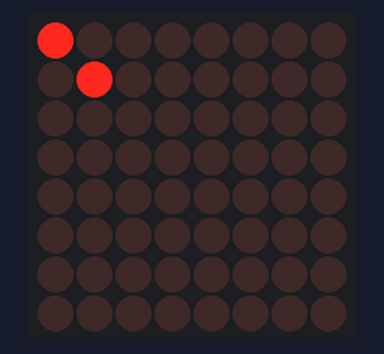
Simulated run of this sketch. Board: Arduino Uno, built with avr-gcc and run on an emulated ATmega328P. On the bench: 8×8 LED matrix.

Above: at 0.3 s.
At 0.9 s:
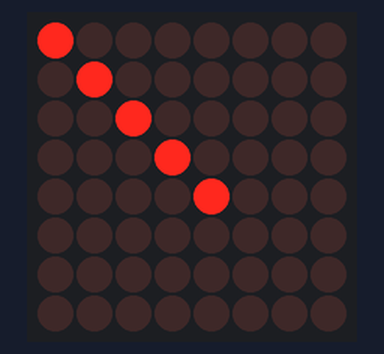
At 1.5 s:
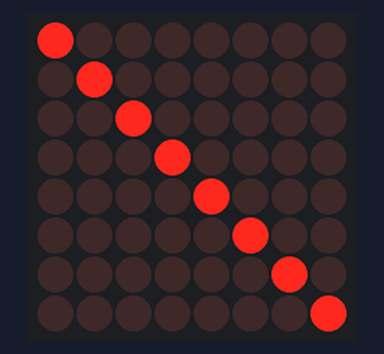
At 2.3 s:
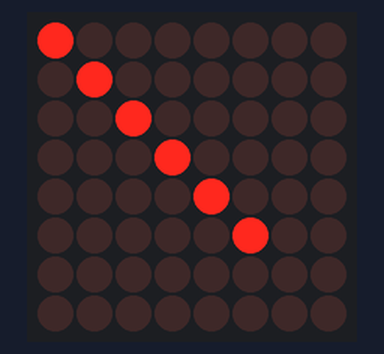
At 2.9 s:
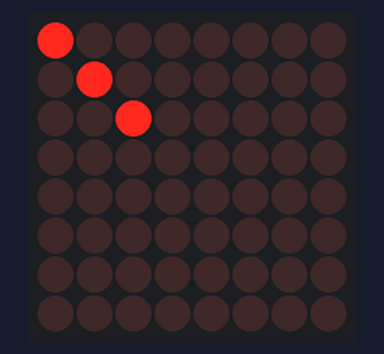
At 3.4 s:
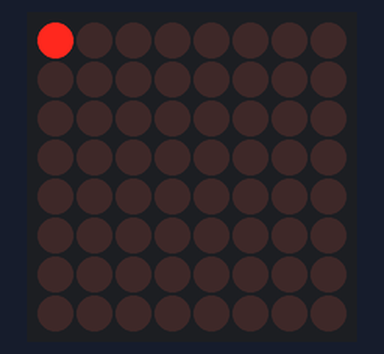

Measured:
- by itself, everything shown: repeats every 3.4 s, in 14 steps
- what the display in image 2 shows lasts 0.6 s, from 1.4 s to 2.0 s
- what the display in image 5 shows lasts 0.4 s, from 3.2 s to 3.6 s

The sketch:

LedControle_Led_matrice.ino
```cpp
/*************************** PLAISIR ARDUINO ***************************
 *********************** MATRCICE 8x8 et MAX7219 ***********************
  Le 18/10/2016. http://plaisirarduino.fr/

    Dans ce programme nous utiliserons la bibliothèque "ledControl.h" pour
    expoloiter un afficheur à leds matricielle au travers d'un decodeur.

    *************** Matériels ***************
    µ Arduino UNO. https://www.arduino.cc/
    Décodeur MAX7219.
    Afficheur 1588bs.
    Resistance 220kohms.
    Condensateur 0,1µf.

    *************** Synoptique de branchement ***************

  /*
  Now we need a LedControl to work with.
 ***** These pin numbers will probably not work with your hardware *****
  pin 13 is connected to the DataIn
  pin 11 is connected to the CLK 13
  pin 10 is connected to LOAD 10
  We have only a single MAX72XX.
*/

/***** Inclusion des bibliothèques utiles *****/
#include <LedControl.h> //Permet l'exploitation des afficheurs.

/***** Déclarations des objets *****/
LedControl lc = LedControl(11, 13, 10, 1);


void setup() {

  /***** CONFIGURATION *****/

  //MAX7219.
  lc.shutdown(0, false);//Extinction de l'afficheur selectionné en mode veille si "true".(économie d'énergie)
  lc.clearDisplay(0);//Efface les instructions d'affichage contenu en mémoire dans MAX.
  lc.setIntensity(0, 8);//Ajustement de la luminosité de l'afficheur.
  lc.setScanLimit(0, 8); //Défini le nombre de chiffres (ou lignes) à afficher.//--*/

}//fin de setup.

//------------LOOP----------------------
void loop() {
  lc.clearDisplay(0);


  for (int i = 0; i < 8; i++) {
    lc.setLed(0, i, i, true); //allumé les leds  en diagonale
    delay(200);
  }

  for (int i = 8; i > -1; i--) {//retour

    delay(200);
    lc.setLed(0, i, i, false);//extinction des leds  en diagonale
  }//---*/

  lc.clearDisplay(0);


}//------------------Fin de LOOP---------------------
```
